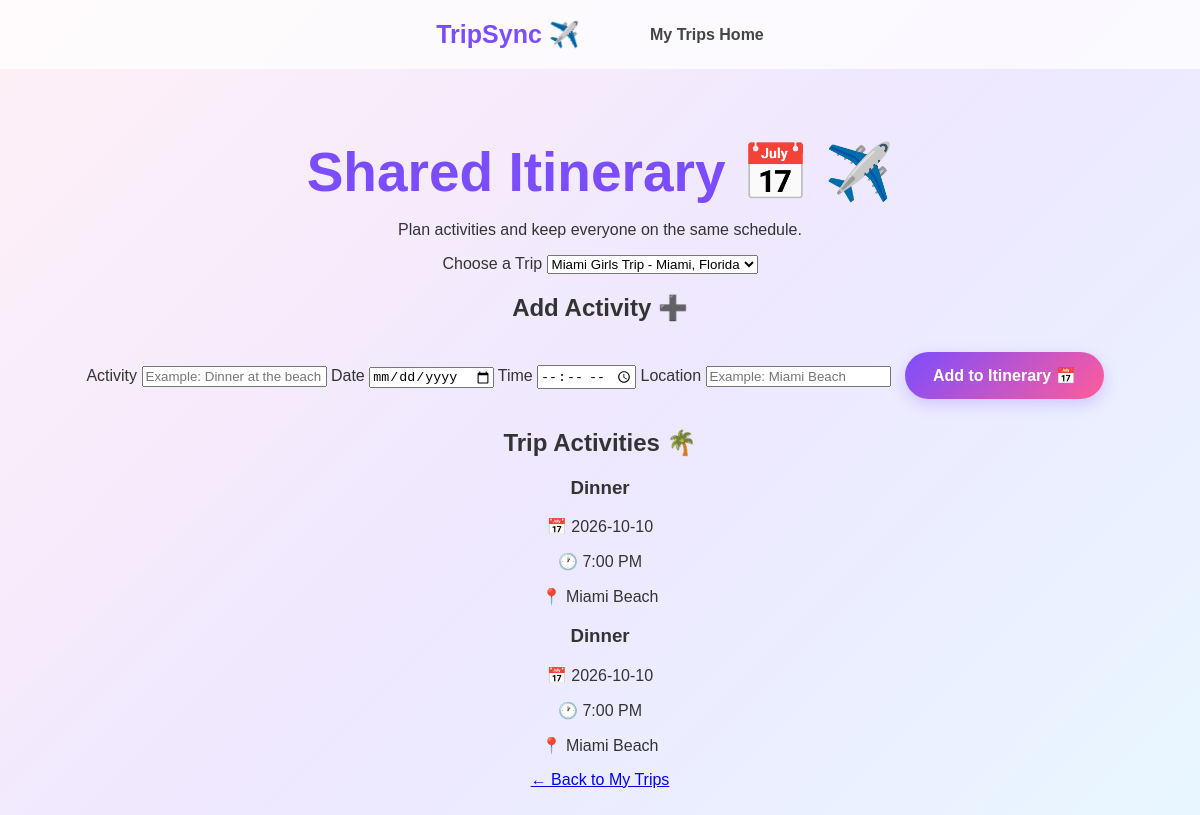
/itinerary?trip_id=1 (signed in), run on the app's committed database.
### tables this page shows
CREATE TABLE itinerary (
            id INTEGER PRIMARY KEY AUTOINCREMENT,
            trip_id INTEGER NOT NULL,
            activity TEXT NOT NULL,
            date TEXT NOT NULL,
            time TEXT NOT NULL,
            location TEXT NOT NULL,
            FOREIGN KEY (trip_id) REFERENCES trips (id)
        );

### app.py (the view, shortened to what this page needs)
@app.route(
    "/itinerary",
    methods=["GET", "POST"]
)
def itinerary():
    if not logged_in():
        return redirect(
            url_for("login")
        )
    connection = get_db_connection()
    trips = get_accessible_trips(
        connection
    )
    selected_trip_id = request.args.get(
        "trip_id",
        type=int
    )
    activities = []
    if (
        selected_trip_id
        and user_can_access_trip(
            connection,
            selected_trip_id
        )
    ):
        rows = connection.execute("""
            SELECT *
            FROM itinerary
            WHERE trip_id = ?
            ORDER BY date, time
        """, (
            selected_trip_id,
        )).fetchall()
        for row in rows:
            activity = dict(row)
            activity["display_time"] = format_time(
                row["time"]
            )
            activities.append(
                activity
            )
    connection.close()
    return render_template(
        "itinerary.html",
        trips=trips,
        selected_trip_id=selected_trip_id,
        activities=activities
    )

### app.py (called while the page is built)
def get_db_connection():
    connection = sqlite3.connect(DATABASE)
    connection.row_factory = sqlite3.Row
    return connection

def format_time(time_value):
    if not time_value:
        return ""
    try:
        return datetime.strptime(
            time_value,
            "%H:%M"
        ).strftime(
            "%I:%M %p"
        ).lstrip("0")
    except ValueError:
        return time_value

def logged_in():
    return "user_id" in session

def user_can_access_trip(connection, trip_id):
    result = connection.execute("""
        SELECT trips.id

        FROM trips

        LEFT JOIN trip_members
        ON trips.id = trip_members.trip_id

        WHERE trips.id = ?

        AND (
            trips.user_id = ?
            OR trip_members.user_id = ?
        )

        LIMIT 1
    """, (
        trip_id,
        session["user_id"],
        session["user_id"]
    )).fetchone()
    return result

def get_accessible_trips(connection):
    return connection.execute("""
        SELECT DISTINCT trips.*

        FROM trips

        LEFT JOIN trip_members
        ON trips.id = trip_members.trip_id

        WHERE trips.user_id = ?
        OR trip_members.user_id = ?

        ORDER BY trips.start_date
    """, (
        session["user_id"],
        session["user_id"]
    )).fetchall()

### templates/itinerary.html (shortened to what this page needs)
<!DOCTYPE html>
<html lang="en">
<head>
    <link rel="stylesheet"
          href="{{ url_for('static', filename='style.css') }}">
</head>
<body>
    <nav>
        <h2>TripSync</h2>
        <div>
            <a href="{{ url_for('dashboard') }}">My Trips</a>
            <a href="{{ url_for('dashboard') }}">Home</a>
        </div>
    </nav>
    <main class="dashboard-container">
        <h1>Shared Itinerary 📅</h1>
        <p>
            Plan activities and keep everyone on the same schedule.
        </p>
        <form class="signup-form"
              method="GET"
              action="{{ url_for('itinerary') }}">
            <label for="trip_id">Choose a Trip</label>
            <select id="trip_id"
                    name="trip_id"
                    onchange="this.form.submit()"
                    required>
                {% for trip in trips %}
                    <option value="{{ trip['id'] }}"
                        {% if selected_trip_id == trip['id'] %}
                            selected
                        {% endif %}>
                        {{ trip['trip_name'] }} -
                    </option>
                {% endfor %}
            </select>
        </form>
        {% if selected_trip_id %}
        <section class="my-trips">
            <h2>Add Activity ➕</h2>
            <form class="signup-form"
                  method="POST"
                  action="{{ url_for('itinerary') }}">
                <label for="activity">
                    Activity
                </label>
                <input
                    type="text"
                    id="activity"
                    name="activity"
                    placeholder="Example: Dinner at the beach"
                    required
                >
                <label for="date">
                    Date
                </label>
                <input
                    type="date"
                    id="date"
                    name="date"
                    required
                >
                <label for="time">
                    Time
                </label>
                <input
                    type="time"
                    id="time"
                    name="time"
                    required
                >
                <label for="location">
                    Location
                </label>
                <input
                    type="text"
                    id="location"
                    name="location"
                    placeholder="Example: Miami Beach"
                    required
                >
                <button type="submit">
                    Add to Itinerary 📅
                </button>
            </form>
        </section>
        <section class="my-trips">
            <h2>Trip Activities 🌴</h2>
            {% if activities %}
                <div class="trip-cards">
                    {% for activity in activities %}
                        <div class="trip-card">
                            <h3>
                                {{ activity['activity'] }}
                            </h3>
                            <p>
                                📅 {{ activity['date'] }}
                            </p>
                            <p>
                                🕐 {{ activity['display_time'] }}
                            </p>
                            <p>
                                📍 {{ activity['location'] }}
                            </p>
                        </div>
                    {% endfor %}
                </div>
            {% endif %}
        </section>
        {% endif %}
        <p>
            <a href="{{ url_for('dashboard') }}">
                ← Back to My Trips
            </a>
        </p>
    </main>
</body>
</html>

### static/style.css (style rules this page uses)
body { font-family: Arial, sans-serif; margin: 0; min-height: 100vh; background: linear-gradient(135deg, #fff0f6, #eee8ff, #e7f8ff); color: #333; text-align: center; }
nav { width: 100%; display: flex; align-items: center; justify-content: center; gap: 30px; padding: 20px; box-sizing: border-box; position: absolute; top: 0; left: 0; background-color: rgba(255, 255, 255, 0.75); }
nav h2 { margin: 0 40px 0 0; color: #7c4dff; font-size: 25px; }
nav h2::after { content: " ✈️"; }
nav a { text-decoration: none; color: #444; font-weight: bold; transition: 0.3s; }
h1 { font-size: 55px; margin-top: 140px; margin-bottom: 10px; color: #7c4dff; }
h1::after { content: " ✈️"; }
button { padding: 14px 28px; margin: 10px; border: none; border-radius: 25px; background: linear-gradient(135deg, #7c4dff, #ff5c9a); color: white; font-size: 16px; font-weight: bold; cursor: pointer; box-shadow: 0 5px 15px rgba(124, 77, 255, 0.25); transition: 0.3s; }

### data on the page
itinerary: activity "Dinner", date "2026-10-10", display_time "7:00 PM", location "Miami Beach"
itinerary: activity "Dinner", date "2026-10-10", display_time "7:00 PM", location "Miami Beach"

### other printed values
form field trip_id "Miami Girls Trip - Miami, Florida"
